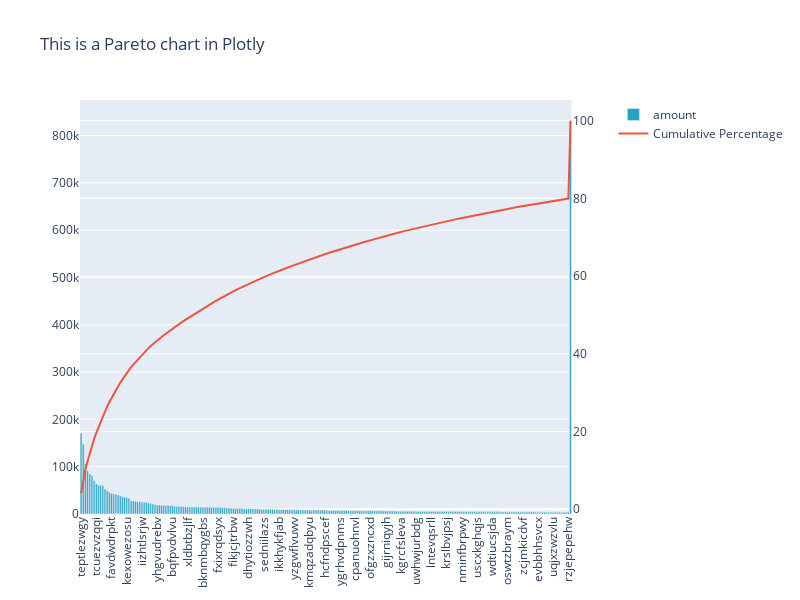

The notebook cell this image was saved under:
### Code cell
import plotly.graph_objects as go
from plotly.subplots import make_subplots

cat = 'product'
num = 'amount'
title = 'This is a Pareto chart in Plotly'

trace1 = go.Bar(
    x=temp_df[cat],
    y=temp_df[num],
    name=num,
    marker=dict(
        color='rgb(34,163,192)'
               )
)
trace2 = go.Scatter(
    x=temp_df[cat],
    y=temp_df['cumulative_perc'],
    name='Cumulative Percentage',
    yaxis='y2'

)

fig = make_subplots(specs=[[{"secondary_y": True}]])
fig.add_trace(trace1)
fig.add_trace(trace2,secondary_y=True)
fig['layout'].update(height = 600, width = 800, title = title, xaxis=dict(
      tickangle=-90
    ))

# iplot(fig)

fig

### Figure 1 — Plotly figure (JSON) as saved in the notebook; plotly's stock layout.template omitted (floating-point values rounded to 4 significant figures; data arrays with more than 128 entries replaced by an {"elided": "..."} marker saying what was removed)
{"data": [{"marker": {"color": "rgb(34,163,192)"}, "name": "amount", "type": "bar", "x": {"elided": "226 str values"}, "y": {"elided": "226 int values"}}, {"name": "Cumulative Percentage", "type": "scatter", "x": {"elided": "226 str values"}, "xaxis": "x", "y": {"elided": "226 float values"}, "yaxis": "y2"}], "layout": {"height": 600, "title": {"text": "This is a Pareto chart in Plotly"}, "width": 800, "xaxis": {"anchor": "y", "domain": [0, 0.94], "tickangle": -90}, "yaxis": {"anchor": "x", "domain": [0, 1]}, "yaxis2": {"anchor": "x", "overlaying": "y", "side": "right"}}}
